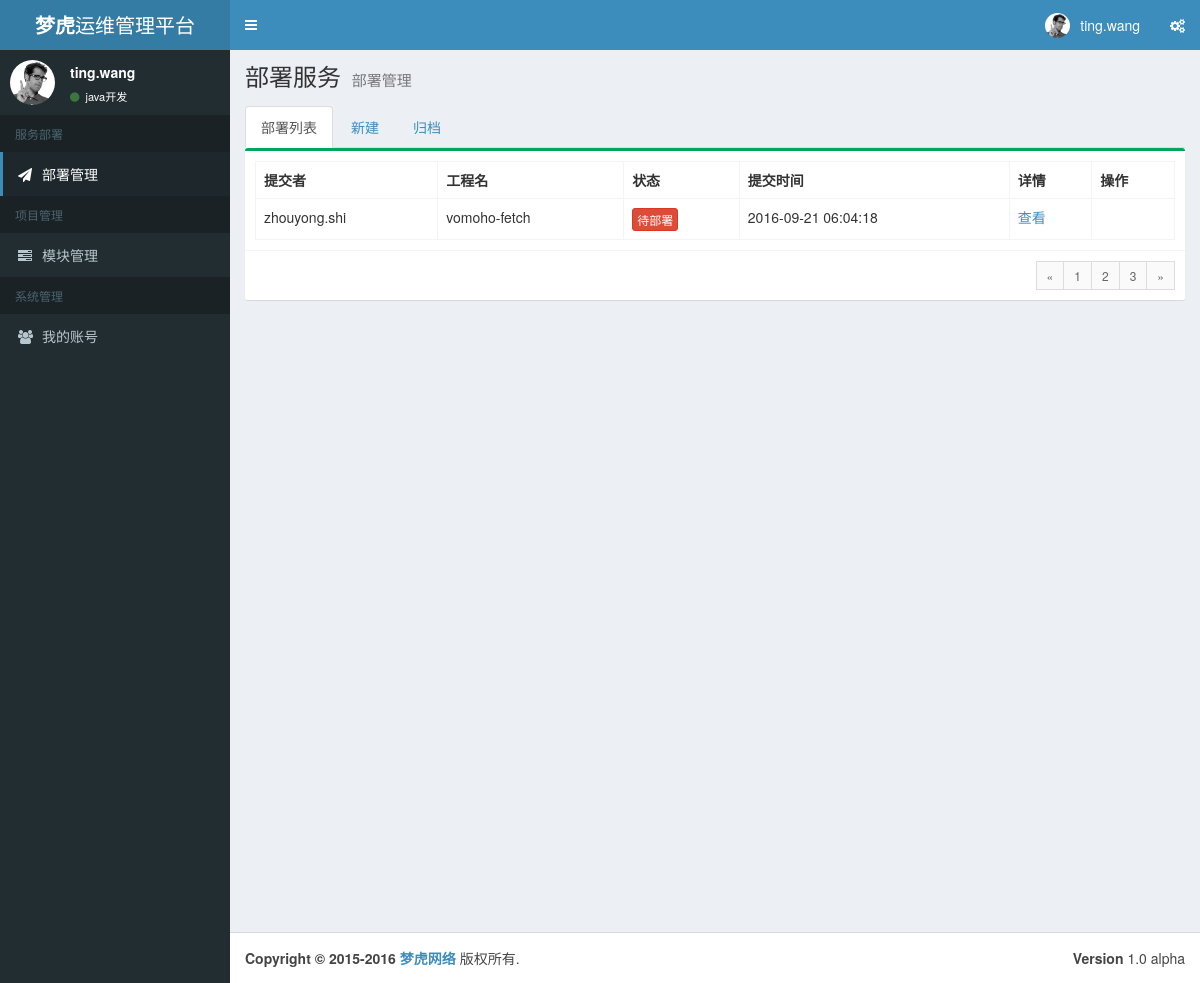
Page /deploy/deploy_manage (signed in) on the committed database.
### tables this page shows
CREATE TABLE deploys (
  id integer primary key autoincrement,
  time TIMESTAMP NOT NULL DEFAULT current_timestamp,
  submitter text not null,
  review_develop text,
  review_production text,
  review_operate text,
  project_pid integer not null,
  build_by text,
  deploy_by text,
  running_env text not null default 1,
  cycle_id integer default 0,
  status integer not null default 1,
  description text default null
);

CREATE TABLE projects (
  id integer primary key autoincrement,
  pid integer,
  name text not null,
  gitlab_url text default "",
  branch text default "",
  pre_shell default "",
  pos_shell default "",
  time TIMESTAMP NOT NULL DEFAULT current_timestamp,
  description text default ""
);

### views/deploy.py (the view)
@deploy.route('/deploy_manage/<int:page>', methods=['POST', 'GET'])
@deploy.route('/deploy_manage', methods=['POST', 'GET'])
def deploy_manage(page=1):
    if not session.get('logged_in'):
        abort(401)
    username = session.get('username')
    user_id = DbHelper.get_id_username(username)
    system_role = DbHelper.get_role_by_name(username)
    if system_role[0] == 1:
        deploys = DbHelper.get_deploys()
        projects = DbHelper.get_projects()
    elif system_role[0] == 2:
        deploys = DbHelper.get_deploys_by_status3()
        projects = DbHelper.get_projects()
    else:
        deploys = DbHelper.get_deploys_by_username(username, user_id[0])
        projects = DbHelper.get_projects_by_username(username)
    running_envs = DbHelper.get_running_envs()
    cycles = DbHelper.get_cycles()
    reviewers = DbHelper.get_users()
    return render_template("deploy_list.html",
                           service_type=SERVICE_TYPE["DEPLOY_SERVICE"],
                           service_name=DEPLOY_SERVICE["DEPLOY_MANEGE"],
                           page=page,
                           deploys=deploys,
                           projects=projects,
                           running_envs=running_envs,
                           cycles=cycles,
                           reviewers=reviewers,
                           system_role=system_role[0])

### run.py (called while the page is built)
def connect_db():
    rv = sqlite3.connect(app.config['DATABASE'])
    rv.row_factory = sqlite3.Row
    return rv

@app.before_request
def before_request():
    g.db = connect_db()
    g.cf = configparser.ConfigParser()
    g.cf.read("config.iml")

@app.teardown_request
def teardown_request(exception):
    if exception is not None:
        print(exception)
    db = getattr(g, 'db', None)
    if db is not None:
        db.close()
    g.db.close()

### utils/dbHelper.py (called while the page is built)
    @classmethod
    def get_users(cls):
        cur = g.db.execute("select * from users")
        return cur.fetchall()

    @classmethod
    def get_projects_by_username(cls, name):
        cur = g.db.execute("select a.* from projects a,role_scope b,users c where a.pid = b.scope_id "
                           "and b.user_id = c.id and c.username = '" + name + "'")
        return cur.fetchall()

    @classmethod
    def get_deploys_by_username(cls, name, user_id):
        sql = "SELECT a.*, b.name project_name,c.role_id role " \
              "FROM (SELECT * from deploys where review_develop = '" + name + "') a,projects b,role_scope c " \
              "WHERE a.project_pid = b.pid and a.project_pid = c.scope_id and c.user_id = '" + str(user_id) + "'"\
              "UNION " \
              "SELECT a.*, b.name project_name,c.role_id role " \
              "FROM (SELECT * from deploys where submitter = '" + name + "') a,projects b,role_scope c " \
              "WHERE a.project_pid = b.pid and a.project_pid = c.scope_id and c.user_id = '" + str(user_id) + "'"
        cur = g.db.execute(sql)
        return cur.fetchall()

    @classmethod
    def get_cycles(cls):
        cur = g.db.execute("select * from cycles")
        return cur.fetchall()

    @classmethod
    def get_running_envs(cls):
        cur = g.db.execute("select * from running_env")
        return cur.fetchall()

    @classmethod
    def get_id_username(cls, name):
        cur = g.db.execute("select id from users where username = '" + name + "'")
        return cur.fetchone()

    @classmethod
    def get_role_by_name(cls, name):
        cur = g.db.execute("select system_role from users where username = '" + name + "'")
        return cur.fetchone()

### templates/deploy_list.html (shortened to what this page needs)
{% extends "base_layout.html" %}
{% block css %}
    <link href="{{ url_for('static', filename='basstyle.css') }}" rel="stylesheet" type="text/css"/>
{% endblock %}
{% block body %}
<ul class="nav nav-tabs" role="tablist">
    <li role="presentation" class="active"><a href="#deploy_list" aria-controls="deploy_list" role="tab" data-toggle="tab">部署列表</a></li>
    <li role="presentation"><a href="#deploy_new" aria-controls="deploy_new" role="tab" data-toggle="tab">新建</a></li>
    <li role="presentation"><a href="#deploy_store" aria-controls="deploy_store" role="tab" data-toggle="tab">归档</a></li>
</ul>
  <div class="tab-content">
    <div role="tabpanel" class="tab-pane active" id="deploy_list">
        <div class="row">
            <div class="col-xs-12">
                <div class="box box-success">
                    <div class="box-body">
                        <table class="table table-bordered">
                        <tr>
                            <th>提交者</th>
                            <th>工程名</th>
                            <th>状态</th>
                            <th>提交时间</th>
                            <th>详情</th>
                            <th>操作</th>
                        </tr>
                        {% for deploy in deploys %}
                            {% if deploy.status <7 %}
                            <tr>
                                <td>{{ deploy.submitter }}</td>
                                <td>{{ deploy.project_name }}</td>
                                <td>
                                {% if deploy.status == 1 %}
                                    <button class="btn btn-primary btn-review">待审核</button>
                                {% elif deploy.status == 2 %}
                                    <button class="btn btn-warning btn-review">被拒绝</button>
                                {% elif deploy.status == 3 %}
                                    <button class="btn btn-info btn-review">待构建</button>
                                {% elif deploy.status == 4 %}
                                    <button class="btn btn-warning btn-review">构建失败</button>
                                {% elif deploy.status == 41 %}
                                    <button class="btn btn-warning btn-review">构建中...</button>
                                {% elif deploy.status == 5 %}
                                    <button class="btn btn-danger btn-review">待部署</button>
                                {% elif deploy.status == 6 %}
                                    <button class="btn btn-success btn-review">已部署</button>
                                {% endif %}
                                </td>
                                <td>{{ deploy.time }}</td>
                                <td><a href="/deploy/deploy_review/{{ deploy.id }}">查看</a></td>
                                <td>
                                </td>
                            </tr>
                            {% endif %}
                        {% endfor %}
                        </table>
                    </div>
                    <div class="box-footer clearfix">
                        <ul class="pagination pagination-sm no-margin pull-right">
                            <li><a href="#">&laquo;</a></li>
                            <li><a href="#">1</a></li>
                            <li><a href="#">2</a></li>
                            <li><a href="#">3</a></li>
                            <li><a href="#">&raquo;</a></li>
                        </ul>
                    </div>
                </div>
            </div>
        </div>
    </div>
  </div>
{% endblock %}

### static/basstyle.css (style rules this page uses)
.btn-review { padding:2px 4px; font-size:12px; }

### rows in the picture
deploys: submitter "zhouyong.shi", project_name "vomoho-fetch", status "待部署", time "2016-09-21 06:04:18"

### other values in the picture
{{ session.username }} "ting.wang"
{{ session.position }} "java开发"
{{ service_type }} "部署服务"
{{ service_name }} "部署管理"
